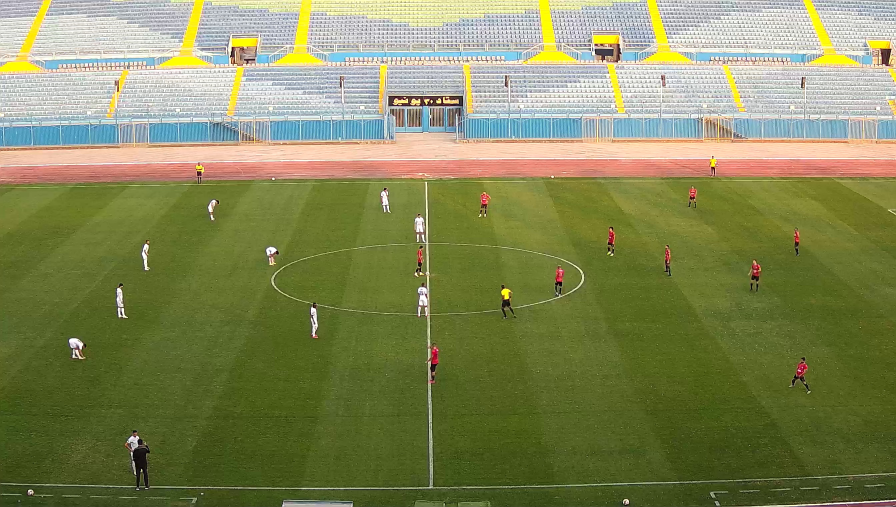
#> input picture src/C0.jpg, 2688 x 1520 px, given in place of L.mp4, which was not available (shown at 1/3 size)
$ python stitch.py
#> lines starting #> are read from the running program, lines starting #| are printed output that depends on the picture; pictures that were not available may be replaced by others from this repository, and a replacement may not be noted
import cv2 as cv
import numpy as np
import time
import imutils
import math

def warpImages(lframe, rframe, H, ref="r"):
  l_rows, l_cols = lframe.shape[:2]
  r_rows, r_cols = rframe.shape[:2]

  r_corners = np.float32([[0,0], [0, r_rows], [r_cols, r_rows], [r_cols, 0]]).reshape(-1, 1, 2)
  l_corners = np.float32([[0,0], [0, l_rows], [l_cols, l_rows], [l_cols, 0]]).reshape(-1, 1, 2)

  # When we have established a homography we need to warp perspective
  # Change field of view
  tr_corners = r_corners if ref=="l" else l_corners
  tr_corners = cv.perspectiveTransform(tr_corners, H)

  ref_corners = l_corners if ref=="l" else r_corners
  total_corners = np.concatenate((ref_corners, tr_corners), axis=0)

  [x_min, y_min] = np.int32(total_corners.min(axis=0).ravel() - 0.5)
  [x_max, y_max] = np.int32(total_corners.max(axis=0).ravel() + 0.5)


  if ref == 'l':
    translation_dist = [-x_min,-y_min]
    H_translation = np.array([[1, 0, translation_dist[0]], [0, 1, translation_dist[1]], [0, 0, 1]])
    output_img = cv.warpPerspective(rframe, H_translation.dot(H), (x_max-x_min, y_max-y_min))
    output_img[translation_dist[1]:l_rows+translation_dist[1], translation_dist[0]:l_cols+translation_dist[0]] = lframe
  else:
    translation_dist = [-x_min,-y_min]
    H_translation = np.array([[1, 0, translation_dist[0]], [0, 1, translation_dist[1]], [0, 0, 1]])
    output_img = cv.warpPerspective(lframe, H_translation.dot(H), (x_max-x_min, y_max-y_min))
    output_img[translation_dist[1]:r_rows+translation_dist[1], translation_dist[0]:r_cols+translation_dist[0]] = rframe

  return output_img

def stitch(frames, M=None, ref="r"):
  lframe, rframe = frames

  if M is not None:
    result = warpImages(lframe, rframe, M, ref)
    return result

  # Create our ORB detector and detect keypoints and descriptors
  orb = cv.ORB_create(nfeatures=2000)

  # Find the key points and descriptors with ORB
  lframe_kp, lframe_desc = orb.detectAndCompute(lframe, None)
  rframe_kp, rframe_desc = orb.detectAndCompute(rframe, None)

  # Create a BFMatcher object.
  # It will find all of the matching keypoints on two images
  bf = cv.BFMatcher_create(cv.NORM_HAMMING)

  # Find matching points
  matches = []
  if ref == 'r':
    matches = bf.knnMatch(lframe_desc, rframe_desc, k=2)
  else:
    matches = bf.knnMatch(rframe_desc, lframe_desc, k=2)

  good = []
  for m, n in matches:
    if m.distance < 0.8 * n.distance:
        good.append(m)

  # Set minimum match condition
  MIN_MATCH_COUNT = 10

  if len(good) > MIN_MATCH_COUNT:
    # Convert keypoints to an argument for findHomography
    src_pts = None
    dst_pts = None
    if ref == "r":
      src_pts = np.float32([ lframe_kp[m.queryIdx].pt for m in good]).reshape(-1,1,2)
      dst_pts = np.float32([ rframe_kp[m.trainIdx].pt for m in good]).reshape(-1,1,2)
    else:
      src_pts = np.float32([ rframe_kp[m.queryIdx].pt for m in good]).reshape(-1,1,2)
      dst_pts = np.float32([ lframe_kp[m.trainIdx].pt for m in good]).reshape(-1,1,2)

    # Establish a homography
    M, _ = cv.findHomography(src_pts, dst_pts, cv.RANSAC,5.0)

    result = warpImages(lframe, rframe, M, ref)

    return result, M

def preprocess(colored_src, mask=None):
  if mask is not None:
    colored_src[mask != 255] = 0
    return colored_src

  r_channel = np.array(colored_src[:, :, 0], dtype=np.int16)
  g_channel = np.array(colored_src[:, :, 1], dtype=np.int16)
  b_channel = np.array(colored_src[:, :, 2], dtype=np.int16)
  dom_r = r_channel > g_channel + 2
  dom_b = b_channel > g_channel + 2
  low_g = g_channel < .2 * 255

  segmented = np.ones_like(r_channel, dtype=np.uint8) * 255
  segmented[dom_r] = 0
  segmented[dom_b] = 0
  segmented[low_g] = 0

  contours, _ = cv.findContours(
      segmented, mode=cv.RETR_TREE, method=cv.CHAIN_APPROX_NONE)
  contours = list(contours)
  contours.sort(key=cv.contourArea, reverse=True)

  mask = np.zeros_like(colored_src[:, :, 0], dtype=np.uint8)
  cv.drawContours(mask, contours, 0, 255, -1)
  colored_src[mask != 255] = 0

  # cv.imshow("seg", cv.resize(segmented, (960, 640)))
  # cv.imshow("mask", cv.resize(mask, (960, 640)))

  return colored_src, mask

def undistort(img, k1, map_x=None, map_y=None):
  if map_x is not None and map_y is not None:
    new_img = cv.remap(img, map_x, map_y, cv.INTER_LINEAR)
    return new_img

  r = lambda x_d, y_d, c_x, c_y: math.sqrt(((x_d - c_x) ** 2) + ((y_d - c_y) ** 2))
  x_img = lambda x_d, c_x, r, k_1: c_x + (1 + k_1*r)*(x_d - c_x)
  y_img = lambda y_d, c_y, r, k_1: c_y + (1 + k_1*r)*(y_d - c_y)

  h, w, _ = img.shape
  c_x = w//2
  c_y = h//2
  new_img = np.zeros_like(img)
  map_x = np.zeros((img.shape[0], img.shape[1]), dtype=np.float32)
  map_y = np.zeros((img.shape[0], img.shape[1]), dtype=np.float32)
  for x_d in range(w):
    for y_d in range(h):
      new_x = x_img(x_d, c_x, r(x_d, y_d, c_x, c_y), k1)
      new_y = y_img(y_d, c_y, r(x_d, y_d, c_x, c_y), k1)

      map_x[y_d, x_d] = new_x
      map_y[y_d, x_d] = new_y

  new_img = cv.remap(img, map_x, map_y, cv.INTER_LINEAR)

  return new_img, map_x, map_y

M1 = M2 = M3 = None # homography matrices
mask = None # Soccer field mask
rmap_x = rmap_y = None # undistortion matrices
lmap_x = lmap_y = None # undistortion matrices
mmap_x = mmap_y = None # undistortion matrices
result = None
out = None
out_w = None
out_h = None

start_time = time.time()
if __name__ == "__main__":
  np.seterr(divide='ignore', invalid='ignore')

  lcap = cv.VideoCapture('../../data/videos/L.mp4')
  mcap = cv.VideoCapture('../../data/videos/C.mp4')
  rcap = cv.VideoCapture('../../data/videos/R.mp4')

  if (lcap.isOpened()== False) or (rcap.isOpened()== False) or (mcap.isOpened()== False):
    raise("Error opening video streams or files")

  lret, lframe = lcap.read()
#> lframe is the input picture: shape (1520, 2688, 3); mean B, G, R 88.9, 136, 131
  h, w, _ = lframe.shape
#> h = 1520; w = 2688

  fps = lcap.get(cv.CAP_PROP_FPS)

  index = 0
  lcap.set(cv.CAP_PROP_POS_FRAMES, index)
  rcap.set(cv.CAP_PROP_POS_FRAMES, index)
  mcap.set(cv.CAP_PROP_POS_FRAMES, index)

  frame_count = 0
  prev_seconds = 0
  # Read until video is completed
  while(lcap.isOpened()):

    # Capture frame-by-frame
    lret, lframe = lcap.read()
    rret, rframe = rcap.read()
    mret, mframe = mcap.read()

    frame_count += 1

    if lret == True and rret == True and mret == True:

      # resize
      h, w, _ = lframe.shape
      lframe = imutils.resize(lframe, width=w//2)
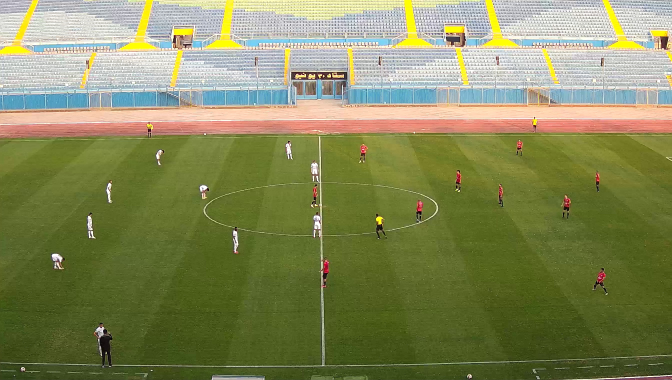
#> lframe: shape (760, 1344, 3) (shown at 1/2 size); mean B, G, R 89, 136.1, 131.2
      mframe = imutils.resize(mframe, width=w//2)
      rframe = imutils.resize(rframe, width=w//2)

      # undistort
      lk1 = -.00008 # the higher, the lesser Barrel distortion
      mk1 = -.00005
      rk1 = -.00005
      if lmap_x is None:
        lframe, lmap_x, lmap_y = undistort(lframe, lk1)
#> after the loop in undistort, `for x_d in range(w):`:
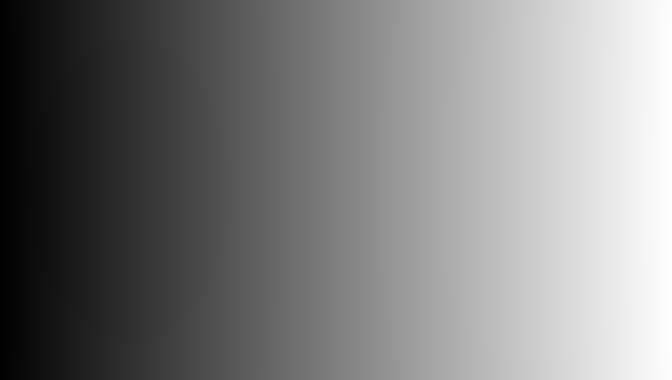
#> map_x: shape (760, 1344) float32 (shown at 1/2 size); min 36.13, max 1307, mean 671.5; drawn with min black and max white
#> after the loop in undistort, `for x_d in range(w):`:
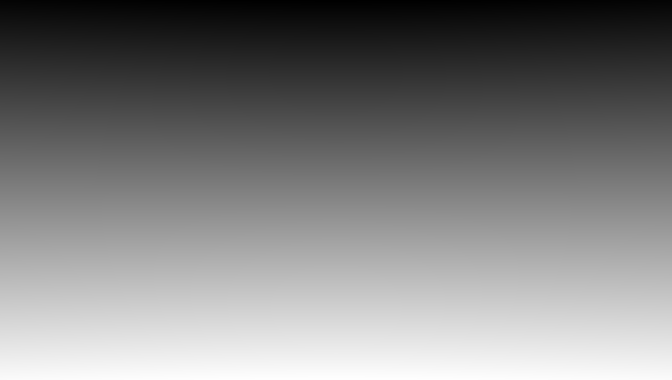
#> map_y: shape (760, 1344) float32 (shown at 1/2 size); min 11.55, max 747.5, mean 379.5; drawn with min black and max white
#> in undistort, `new_img = cv.remap(img, map_x, map_y, cv.INTER_LINEAR)`:
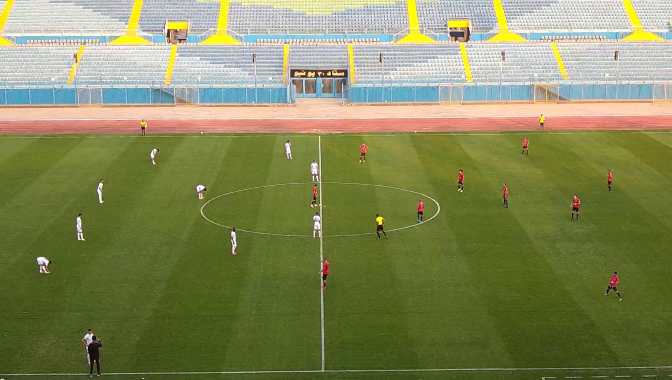
#> new_img: shape (760, 1344, 3) (shown at 1/2 size); mean B, G, R 88.6, 136, 131
        mframe, mmap_x, mmap_y = undistort(mframe, mk1)
#> call 2 of undistort, with k1 = -5e-05
#> in undistort (call 2), `new_img = cv.remap(img, map_x, map_y, cv.INTER_LINEAR)`:
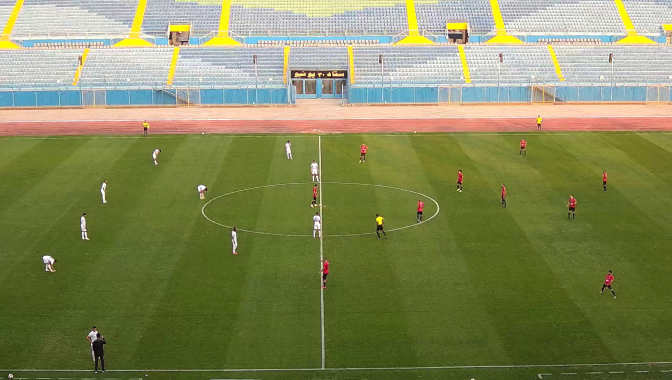
#> new_img: shape (760, 1344, 3) (shown at 1/2 size); mean B, G, R 88.7, 136, 131
        rframe, rmap_x, rmap_y = undistort(rframe, rk1)
      else:
        lframe = undistort(lframe, lk1, map_x=lmap_x, map_y=lmap_y)
        mframe = undistort(mframe, mk1, map_x=mmap_x, map_y=mmap_y)
        rframe = undistort(rframe, rk1, map_x=rmap_x, map_y=rmap_y)

      # cv.imwrite("lud.png", lframe)
      # cv.imwrite("mud.png", mframe)
      # cv.imwrite("rud.png", rframe)

      # homography
      if M1 is None or M2 is None or M3 is None:
        lm_res, M1 = stitch([lframe, mframe], ref="r")
#> in stitch, `lframe_kp, lframe_desc = orb.detectAndCompute(lframe, None)`: lframe_kp = 2000 keypoints; strongest (x, y, size): (665, 142, 31), (638, 150, 37.2), (665, 148, 44.6), (660, 149, 37.2)
#> in stitch, `rframe_kp, rframe_desc = orb.detectAndCompute(rframe, None)`: rframe_kp = 2000 keypoints; strongest (x, y, size): (665, 144, 31), (660, 149, 31), (670, 143, 31), (660, 150, 37.2)
#> in stitch, `matches = bf.knnMatch(lframe_desc, rframe_desc, k=2)`: matches = 2000 matches
#> after the loop in stitch, `for m, n in matches:`: good = 1442 matches
#> in stitch, `src_pts = np.float32([ lframe_kp[m.queryIdx].pt for m in good]).reshap..`: src_pts = 1442 rows, first 8: [1098, 78], [303, 314], [179, 727], [333, 73], [189, 721], [580, 309], [577, 308], [673, 83]
#> in stitch, `dst_pts = np.float32([ rframe_kp[m.trainIdx].pt for m in good]).reshap..`: dst_pts = 1442 rows, first 8: [1091, 83], [307, 315], [188, 720], [338, 77], [198, 714], [581, 310], [578, 308], [673, 86]
#> in stitch, `M, _ = cv.findHomography(src_pts, dst_pts, cv.RANSAC,5.0)`: M = [[0.988, 0.00741, 7.35], [0.00218, 0.996, 1.74], [3.27e-07, 9.61e-06, 1]]
#> in warpImages, `tr_corners = cv.perspectiveTransform(tr_corners, H)`: tr_corners = [[7.35, 1.74], [12.89, 753.4], [1331.1, 756], [1335.2, 4.66]]
#> in warpImages, `total_corners = np.concatenate((ref_corners, tr_corners), axis=0)`: total_corners = [[0, 0], [0, 760], [1344, 760], [1344, 0], [7.35, 1.74], [12.89, 753.4], [1331.1, 756], [1335.2, 4.66]]
#> in warpImages, `[x_min, y_min] = np.int32(total_corners.min(axis=0).ravel() - 0.5)`: x_min = 0
#> in warpImages, `[x_max, y_max] = np.int32(total_corners.max(axis=0).ravel() + 0.5)`: x_max = 1344; y_max = 760
#> in warpImages, `translation_dist = [-x_min,-y_min]`: translation_dist = [0, 0]
#> in warpImages, `H_translation = np.array([[1, 0, translation_dist[0]], [0, 1, translat..`: H_translation = [[1, 0, 0], [0, 1, 0], [0, 0, 1]]
#> in warpImages, `output_img = cv.warpPerspective(lframe, H_translation.dot(H), (x_max-x..`:
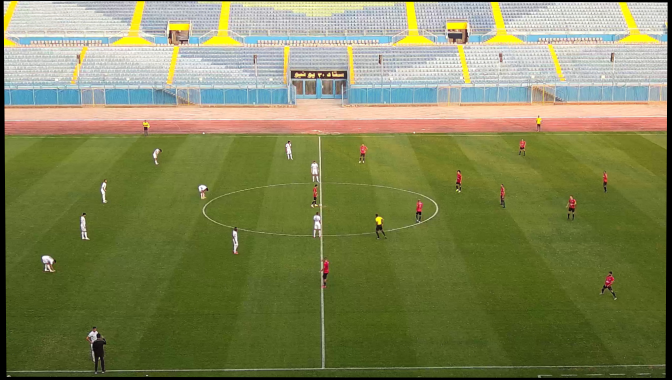
#> output_img: shape (760, 1344, 3) (shown at 1/2 size); mean B, G, R 86.6, 132.7, 127.8
#> M1 has the same summary as M in stitch
        # cv.imwrite("lm_res.png", lm_res)
        mr_res, M2 = stitch([mframe, rframe], ref="l")
#> in stitch (call 2), `lframe_kp, lframe_desc = orb.detectAndCompute(lframe, None)`: lframe_kp has the same summary as rframe_kp
#> after the loop in stitch (call 2), `for m, n in matches:`: good = 2000 matches
#> in stitch (call 2), `src_pts = np.float32([ rframe_kp[m.queryIdx].pt for m in good]).reshap..`: src_pts = 2000 rows, first 8: [663, 187], [788, 55], [760, 110], [781, 42], [729, 42], [354, 179], [107, 520], [1190, 86]
#> in stitch (call 2), `dst_pts = np.float32([ lframe_kp[m.trainIdx].pt for m in good]).reshap..`: dst_pts has the same summary as src_pts
#> M2 = [[1, 1.09e-15, -1.39e-12], [7.22e-16, 1, -1.07e-12], [1e-18, 6.04e-19, 1]]
        # cv.imwrite("mr_res.png", mr_res)
        result, M3 = stitch([lm_res, mr_res], ref="l")
#> M3 has the same summary as M2
      else:
        lm_res = stitch([lframe, mframe], M=M1, ref="r")
        mr_res = stitch([mframe, rframe], M=M2, ref="l")
        result = stitch([lm_res, mr_res], M=M3, ref="l")

      # [9 lines of commented-out code are left out]
      if out is None:
        out_w = result.shape[1]
#> out_w = 1344
        out_h = result.shape[0]
#> out_h = 760
        out = cv.VideoWriter('output.avi', cv.VideoWriter_fourcc('M','J','P','G'), fps, (out_w, out_h))

      out.write(result)
      # cv.imwrite("result.png", result)
      # break

      seconds = frame_count // fps
      minutes = seconds // 60
      if prev_seconds != seconds:
        end_time = time.time()
        prev_seconds = seconds
        print(seconds, "s")

        print("one second is processed in: ", end_time - start_time)
        start_time = time.time()
      # if seconds == 1:
      #   print("one second elapsed")
      #   break

    # Break the loop
    else:
      break

  lcap.release()
  rcap.release()
  mcap.release()
  out.release()

$ run again, on src/people.jpg
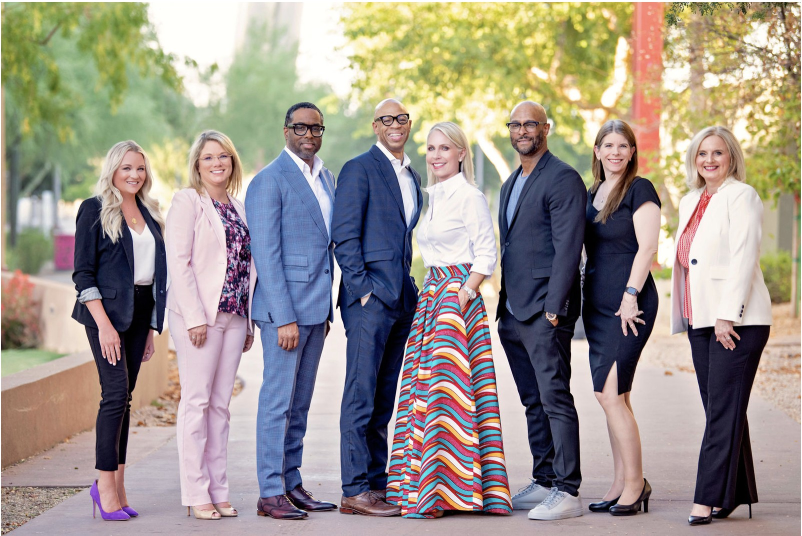
#> input picture src/people.jpg, 1604 x 1072 px, given in place of L.mp4, which was not available (shown at 1/2 size)
#> lframe is the input picture: shape (1072, 1604, 3); mean B, G, R 139.9, 148.2, 156.6
#> lframe: shape (536, 802, 3)
#> in undistort (call 2), `new_img = cv.remap(img, map_x, map_y, cv.INTER_LINEAR)`:
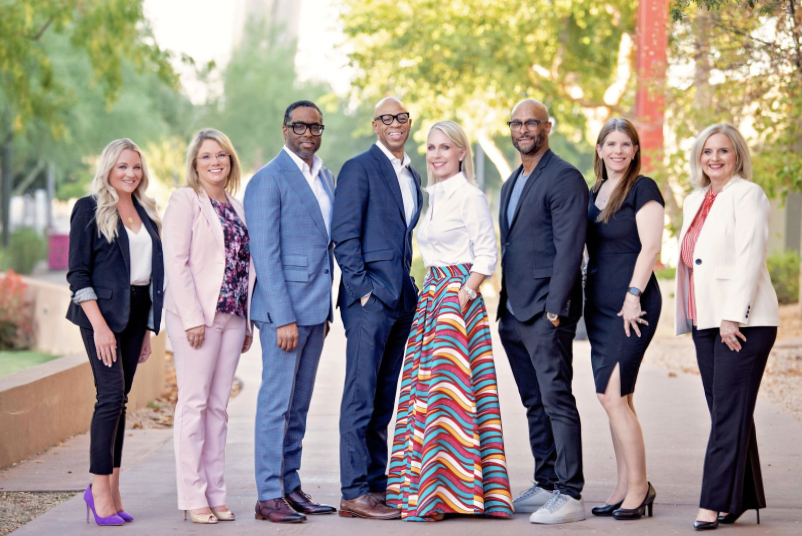
#> new_img: shape (536, 802, 3); mean B, G, R 139.4, 147.5, 155.9
#> lframe_kp = 2000 keypoints; strongest (x, y, size): (338, 308, 31), (336, 307, 31), (154, 334, 31), (701, 259, 31)
#> rframe_kp = 2000 keypoints; strongest (x, y, size): (338, 308, 31), (336, 307, 31), (156, 333, 31), (718, 328, 31)
#> matches = 2000 matches
#> after the loop in stitch, `for m, n in matches:`: good = 1643 matches
#> in stitch, `src_pts = np.float32([ lframe_kp[m.queryIdx].pt for m in good]).reshap..`: src_pts = 1643 rows, first 8: [501, 452], [392, 453], [407, 225], [94, 357], [741, 351], [738, 351], [241, 351], [735, 350]
#> in stitch, `dst_pts = np.float32([ rframe_kp[m.trainIdx].pt for m in good]).reshap..`: dst_pts = 1643 rows, first 8: [500, 451], [392, 452], [407, 225], [97, 356], [737, 350], [734, 350], [242, 350], [732, 349]
#> M = [[0.991, 0.00261, 2.84], [-0.000766, 0.996, 1.39], [-4.28e-06, 5.85e-06, 1]]
#> in warpImages, `tr_corners = cv.perspectiveTransform(tr_corners, H)`: tr_corners = [[2.84, 1.39], [4.22, 533.6], [799.2, 534.8], [800.3, 0.776]]
#> total_corners = [[0, 0], [0, 536], [802, 536], [802, 0], [2.84, 1.39], [4.22, 533.6], [799.2, 534.8], [800.3, 0.776]]
#> x_min = 0
#> x_max = 802; y_max = 536
#> translation_dist = [0, 0]
#> H_translation = [[1, 0, 0], [0, 1, 0], [0, 0, 1]]
#> in warpImages, `output_img = cv.warpPerspective(lframe, H_translation.dot(H), (x_max-x..`:
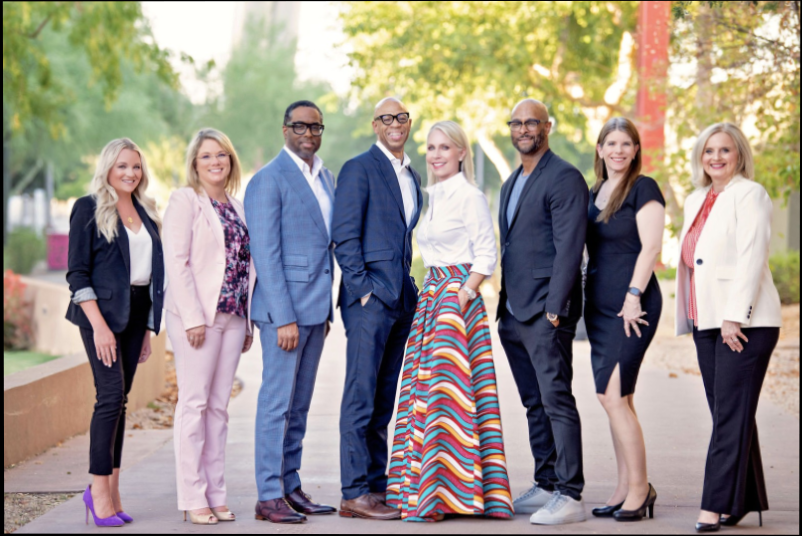
#> output_img: shape (536, 802, 3); mean B, G, R 137.8, 145.5, 153.8
#> M1 has the same summary as M in stitch
#> lframe_kp has the same summary as rframe_kp
#> after the loop in stitch (call 2), `for m, n in matches:`: good = 2000 matches
#> in stitch (call 2), `src_pts = np.float32([ rframe_kp[m.queryIdx].pt for m in good]).reshap..`: src_pts = 2000 rows, first 8: [407, 225], [234, 262], [338, 303], [383, 115], [225, 227], [239, 253], [397, 115], [415, 402]
#> in stitch (call 2), `dst_pts = np.float32([ lframe_kp[m.trainIdx].pt for m in good]).reshap..`: dst_pts has the same summary as src_pts
#> M2 = [[1, 2.09e-15, -1.36e-12], [5.55e-16, 1, -9.72e-13], [1.91e-18, 4.74e-18, 1]]
#> M3 has the same summary as M2
